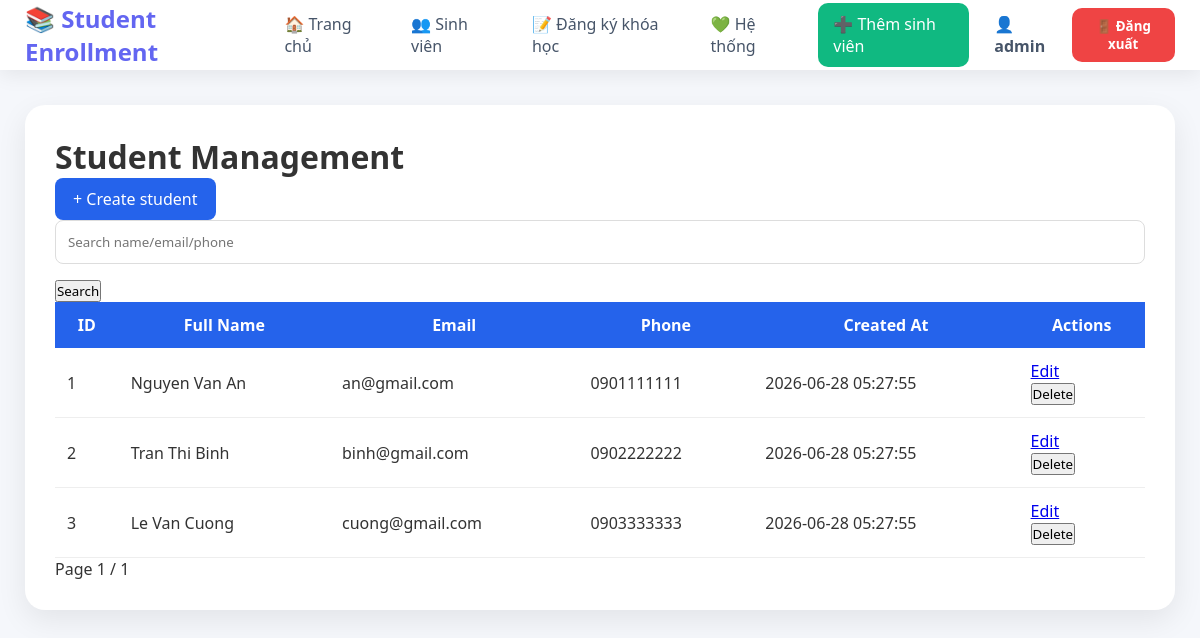
The app's page /students (signed in) with its own data.
### tables this page shows
CREATE TABLE students (

    id INT AUTO_INCREMENT PRIMARY KEY,

    user_id INT NOT NULL,

    full_name VARCHAR(100) NOT NULL,

    email VARCHAR(100) NOT NULL UNIQUE,

    phone VARCHAR(20),

    created_at TIMESTAMP DEFAULT CURRENT_TIMESTAMP,


    CONSTRAINT fk_students_user
    FOREIGN KEY(user_id)
    REFERENCES users(id)
    ON DELETE CASCADE

);

### app/Core/helpers.php (called while the page is built, shortened)
<?php
function e(?string $value): string
{
    return htmlspecialchars(
        (string)$value,
        ENT_QUOTES,
        'UTF-8'
    );
}
function view(string $path, array $data = []): void
{
    extract($data);
    require __DIR__ . '/../Views/' . $path . '.php';
}

### app/Controllers/StudentController.php (called while the page is built, shortened)
<?php
class StudentController
{
    private function service(): StudentService
    {
        $config = require __DIR__ . '/../../config/database.php';
        $pdo = (new Database($config))->getConnection();
        return new StudentService(
            new StudentRepository($pdo)
        );
    }
    public function index(): void
    {
        $q = trim($_GET['q'] ?? '');
        $page = max(1, (int) ($_GET['page'] ?? 1));
        $perPage = 10;
        $sort = $_GET['sort'] ?? 'created_at';
        $direction = $_GET['direction'] ?? 'desc';
        $offset = ($page - 1) * $perPage;
        $service = $this->service();
        $total = $service->countAll($q);
        $totalPages = max(1, (int) ceil($total / $perPage));
        $students = $service->getPaginated($q, $perPage, $offset, $sort, $direction);
        view('Students/index', compact('students', 'q', 'page', 'perPage', 'total', 'totalPages', 'sort', 'direction'));
    }
}

### public/index.php (called while the page is built, shortened)
<?php
$path = parse_url($_SERVER['REQUEST_URI'], PHP_URL_PATH);
require __DIR__ . '/../app/Core/helpers.php';
require __DIR__ . '/../app/Core/Router.php';
require __DIR__ . '/../app/Repositories/StudentRepository.php';
require __DIR__ . '/../app/Repositories/EnrollmentRepository.php';
require __DIR__ . '/../app/Services/StudentService.php';
require __DIR__ . '/../app/Controllers/StudentController.php';
$router = new Router();
$router->get(
    '/',
    [HomeController::class,'index']
);
$router->get(
    '/health',
    [HealthController::class,'index']
);
$router->get(
    '/login',
    [AuthController::class,'login']
);
$router->post(
    '/login',
    [AuthController::class,'handleLogin']
);
$router->post(
    '/logout',
    [AuthController::class,'logout']
);
$router->get(
    '/dashboard',
    [DashboardController::class,'index']
);
$router->get(
    '/public-leads/create',
    [PublicLeadController::class,'create']
);
$router->post(
    '/public-leads',
    [PublicLeadController::class,'store']
);
$router->get(
    '/students',
    [StudentController::class,'index']
);
$router->get(
    '/students/create',
    [StudentController::class,'create']
);
$router->post(
    '/students/store',
    [StudentController::class,'store']
);
$router->get(
    '/students/edit',
    [StudentController::class,'edit']
);
$router->post(
    '/students/update',
    [StudentController::class,'update']
);
$router->post(
    '/students/delete',
    [StudentController::class,'delete']
);
$router->get(
    '/enrollments',
    [EnrollmentController::class,'index']
);
$router->get(
    '/enrollments/create',
    [EnrollmentController::class,'create']
);
$router->post(
    '/enrollments/store',
    [EnrollmentController::class,'store']
);
$router->get(
    '/enrollments/edit',
    [EnrollmentController::class,'edit']
);
$router->post(
    '/enrollments/update',
    [EnrollmentController::class,'update']
);
$router->post(
    '/enrollments/delete',
    [EnrollmentController::class,'delete']
);
$router->dispatch(
    $_SERVER['REQUEST_METHOD'],
    $_SERVER['REQUEST_URI']
);

### app/Repositories/StudentRepository.php (called while the page is built, shortened)
<?php
class StudentRepository
{
    public function countAll(string $keyword = ''): int
    {
        $sql = "SELECT COUNT(*) AS total FROM students";
        $params = [];
        $stmt = $this->db->prepare($sql);
        $stmt->execute($params);
        return (int)($stmt->fetch()['total'] ?? 0);
    }
    public function getPaginated(
        string $keyword,
        int $limit,
        int $offset,
        string $sort,
        string $direction
    ): array {
        $allowedSorts = [
            'id',
            'full_name',
            'email',
            'phone',
            'created_at'
        ];
        $allowedDirections = [
            'asc',
            'desc'
        ];
        $direction = strtolower($direction);
        $sql = "
            SELECT
                id,
                full_name,
                email,
                phone,
                created_at
            FROM students
        ";
        $sql .= " ORDER BY {$sort} {$direction}
                  LIMIT :limit OFFSET :offset";
        $stmt = $this->db->prepare($sql);
        $stmt->bindValue(':limit', $limit, PDO::PARAM_INT);
        $stmt->bindValue(':offset', $offset, PDO::PARAM_INT);
        $stmt->execute();
        return $stmt->fetchAll(PDO::FETCH_ASSOC);
    }
}

### app/Services/StudentService.php (called while the page is built, shortened)
<?php
class StudentService
{
    public function countAll(string $keyword = ''): int
    {
        return $this->repository->countAll($keyword);
    }
    public function getPaginated(
        string $keyword,
        int $limit,
        int $offset,
        string $sort,
        string $direction
    ): array {
        return $this->repository->getPaginated(
            $keyword,
            $limit,
            $offset,
            $sort,
            $direction
        );
    }
}

### app/Views/students/index.php (the view, shortened to what this page needs)
<h1>Student Management</h1>
<a class="btn primary" href="/students/create">+ Create student</a>
<form method="get" action="/students" class="toolbar">
    <input type="text" name="q" value="<?= e($q) ?>" placeholder="Search name/email/phone">
    <button type="submit">Search</button>
</form>
<table>
<thead>
<tr>
    <th>ID</th>
    <th>Full Name</th>
    <th>Email</th>
    <th>Phone</th>
    <th>Created At</th>
    <th>Actions</th>
</tr>
</thead>
<tbody>
<?php foreach ($students as $student): ?>
<tr>
    <td><?= e($student['id']) ?></td>
    <td><?= e($student['full_name']) ?></td>
    <td><?= e($student['email']) ?></td>
    <td><?= e($student['phone']) ?></td>
    <td><?= e($student['created_at']) ?></td>
    <td>
        <a href="/students/edit?id=<?= e($student['id']) ?>">Edit</a>
        <form method="post" action="/students/delete" class="inline" onsubmit="return confirm('Delete this student?')">
            <button type="submit" class="link danger">Delete</button>
        </form>
    </td>
</tr>
<?php endforeach; ?>
</tbody>
</table>
<div class="pagination">
    <span>Page <?= e($page) ?> / <?= e($totalPages) ?></span>
</div>
<?php
$content = ob_get_clean();
require __DIR__ . '/../layout.php';

### app/Core/Router.php (shortened to what this page needs)
<?php
class Router
{
    private array $routes = [];
    public function get(string $path, array $handler): void
    {
        $this->routes['GET'][$path] = $handler;
    }
    public function post(string $path, array $handler): void
    {
        $this->routes['POST'][$path] = $handler;
    }
    public function dispatch(string $method, string $uri): void
    {
        $path = parse_url($uri, PHP_URL_PATH) ?: '/';
        if (isset($this->routes[$method][$path])) {
            [$controller, $action] = $this->routes[$method][$path];
            try {
                (new $controller())->$action();
            } catch (Throwable $e) {
                http_response_code(500);
                throw $e;
            }
            return;
        }
    }
}

### app/Views/layout.php (shortened to what this page needs)
<!doctype html>
<html lang="vi">
<head>
<link rel="stylesheet" href="/assets/style.css">
</head>
<body>
<nav class="navbar">
<div class="nav-container">
<div class="nav-brand">
📚 Student Enrollment
</div>
<div class="nav-links">
<a href="/"
class="<?= ($current ?? '') === 'dashboard' ? 'active':'' ?>">
🏠 Trang chủ
</a>
<a href="/students"
class="<?= ($current ?? '') === 'Students' ? 'active':'' ?>">
👥 Sinh viên
</a>
<a href="/enrollments"
class="<?= ($current ?? '') === 'Enrollments' ? 'active':'' ?>">
📝 Đăng ký khóa học
</a>
<a href="/health"
class="<?= ($current ?? '') === 'health' ? 'active':'' ?>">
💚 Hệ thống
</a>
<a href="/students/create"
class="create-btn">
➕ Thêm sinh viên
</a>
<?php if(isset($_SESSION['user'])): ?>
<div class="user-box">
<span>
👤 <?= e($_SESSION['user']['username']) ?>
</span>
<form method="post" action="/logout">
<button class="logout-btn">
🚪 Đăng xuất
</button>
</form>
</div>
<?php endif; ?>
</div>
</div>
</nav>
<main class="container">
<div class="content-wrapper">
<?= $content ?? '' ?>
</div>
</main>
</body>
</html>

### public/assets/style.css (style rules this page uses)
* { box-sizing: border-box; font-family: "Segoe UI", Arial, sans-serif; }
body { margin: 0; background: #f5f7fb; color: #333; }
table { width:100%; border-collapse:collapse; }
th { background:#2563eb; color:white; padding:12px; }
td { padding:12px; border-bottom:1px solid #eee; }
.btn { display:inline-block; padding:10px 18px; background:#2563eb; color:white; text-decoration:none; border-radius:8px; border:none; cursor:pointer; }
input, select { width:100%; padding:12px; border:1px solid #ddd; border-radius:8px; margin-bottom:15px; }

### app/Views/layout.php (style rules this page uses)
* { margin:0;padding:0;box-sizing:border-box; }
body { font-family:'Inter',sans-serif;background:linear-gradient(135deg, #eef2ff, #f8fafc, #ecfeff);min-height:100vh;color:#1e293b; }
.navbar { background:white; box-shadow: 0 4px 20px rgba(0,0,0,.08); position:sticky; top:0; z-index:100; }
.nav-container { max-width:1400px; margin:auto; height:70px; padding:0 25px; display:flex; align-items:center; justify-content:space-between; }
.nav-brand { font-size:24px; font-weight:700; color:#6366f1; }
.nav-links { display:flex; align-items:center; gap:10px; }
.nav-links a { text-decoration:none; color:#475569; padding:10px 15px; border-radius:10px; font-weight:500; transition:.2s; }
.create-btn { background:#10b981!important; color:white!important; }
.user-box { display:flex; align-items:center; gap:12px; margin-left:15px; color:#475569; font-weight:600; }
.logout-btn { border:none; background:#ef4444; color:white; padding:9px 15px; border-radius:10px; cursor:pointer; font-weight:600; }
.container { max-width:1400px; margin:auto; padding:35px 25px; }
.content-wrapper { background:white; border-radius:20px; padding:30px; box-shadow: 0 10px 30px rgba(0,0,0,.08); }

### records on screen
students: id "1", full_name "Nguyen Van An", email "an@gmail.com", phone "0901111111", created_at "2026-06-28 05:27:55"
students: id "2", full_name "Tran Thi Binh", email "binh@gmail.com", phone "0902222222", created_at "2026-06-28 05:27:55"
students: id "3", full_name "Le Van Cuong", email "cuong@gmail.com", phone "0903333333", created_at "2026-06-28 05:27:55"

### other values on screen
$_SESSION['user']['username'] "admin"
$page "1"
$totalPages "1"
